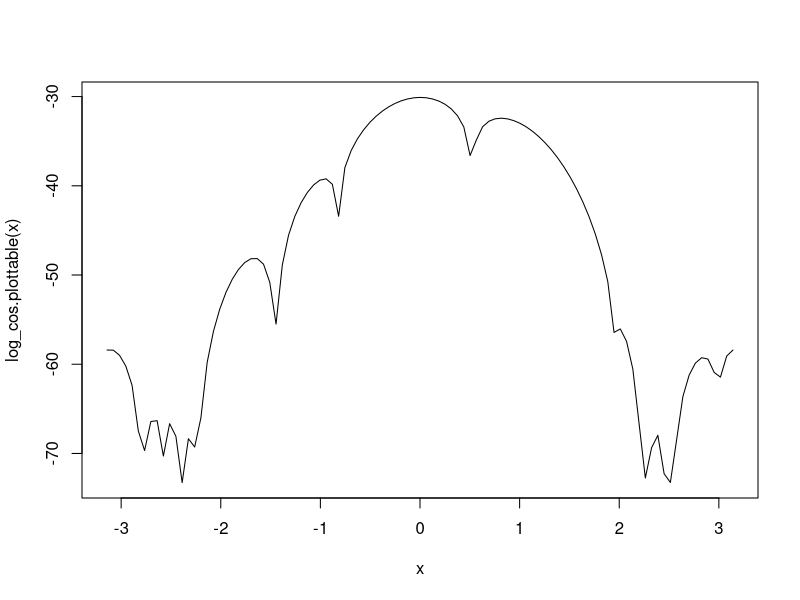
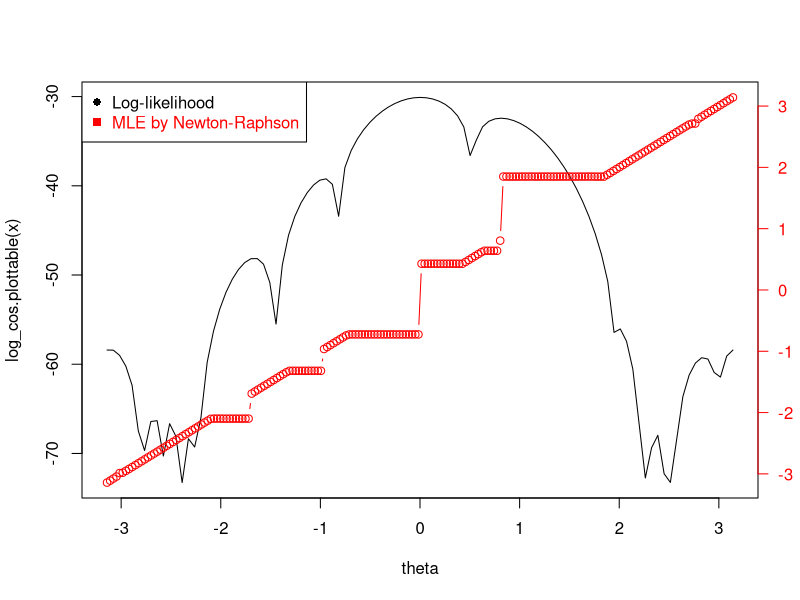
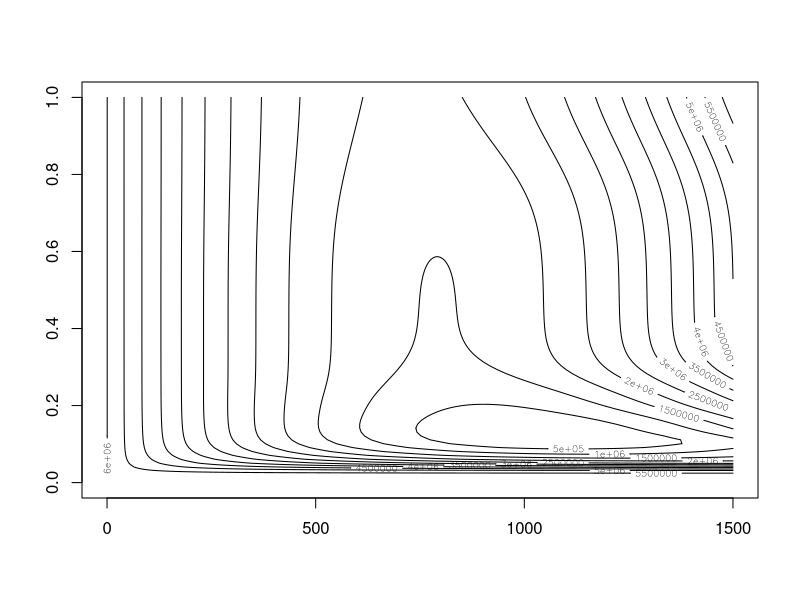

Source code (R) for these figures, in order:
## ---- chunk 1
knitr::opts_chunk$set(echo = TRUE)
## ---- chunk 2
x <- c(3.91, 4.85, 2.28, 4.06, 3.70, 4.04, 5.46, 3.53, 2.28, 1.96,
       2.53, 3.88, 2.22, 3.47, 4.82, 2.46, 2.99, 2.54, 0.52)
log_cos <- function(theta) {
  sum( log(1 - cos(x - theta)) ) - length(x)*log(2*pi)
}
log_cos.plottable <- function(x) {return(sapply(x, log_cos))}
curve(log_cos.plottable, from = -pi, to = pi)
## ---- chunk 3
log_cos_D1 <- function(theta) {
  sum( sin(theta-x)/(1-cos(x-theta)) )
}

log_cos_D2 <- function(theta) {
  sum( 1+cos(theta-x)/(1-cos(theta-x))^2 )
}

para <- c(-2.7, 2.7);  temp <- rep(0, length(para))
for (i in 1:length(para)) {
  iter <- 0;  epsilon <- 0.001; 
  temp[i] <- para[i] - 1
  while( (iter <= 1000)&(abs(para[i]-temp[i])/(abs(temp[i])) > epsilon) ) {
    temp[i] <- para[i]
    para[i] <- para[i] - log_cos_D1(para[i])/log_cos_D2(para[i])
    if(abs(para[i]) == Inf) {break}
    iter <- iter + 1
    #print(para[i])
  }
}
print(para)
## ---- chunk 4
para <- seq(-pi, pi, length.out = 200);  temp <- rep(0, length(para))
for (i in 1:length(para)) {
  iter <- 0;  epsilon <- 0.001; 
  temp[i] <- para[i] - 1
  while( (iter <= 1000)&(abs(para[i]-temp[i])/(abs(temp[i])) > epsilon) ) {
    temp[i] <- para[i]
    para[i] <- para[i] - log_cos_D1(para[i])/log_cos_D2(para[i])
    if(abs(para[i]) == Inf) {break}
    iter <- iter + 1
    #print(para[i])
  }
}
print(para)
#par(pty="s")
curve(log_cos.plottable, from = -pi, to = pi, xlab="theta")
## Allow a second plot on the same graph
par(new=TRUE)

## Plot the second plot and put axis scale on right
plot(seq(-pi, pi, length.out = 200), para, pch=1,  xlab="", ylab="", 
    axes=FALSE, type="b", col="red")

## a little farther out (line=4) to make room for labels
mtext("MLE",side=3,col="red",line=4) 
axis(4, ylim=c(-4,4), col="red",col.axis="red",las=1)


## Add Legend
legend("topleft",legend=c("Log-likelihood","MLE by Newton-Raphson"),
  text.col=c("black","red"),pch=c(16,15),col=c("black","red"))
#par(pty="m")
## ---- chunk 5
beet <- data.frame(
    days    = c(0,  8,  28,  41,  63,  69,   97, 117,  135,  154),
    beetles = c(2, 47, 192, 256, 768, 896, 1120, 896, 1184, 1024))

growth <- function(x) {
  k <- x[1]; r <- x[2]
  k*beet$beetles[1]/(beet$beetles[1] + (k-beet$beetles[1])*exp(-r*beet$days))
}

growth.contour <- function(k,r) {
  k*beet$beetles[1]/(beet$beetles[1] + (k-beet$beetles[1])*exp(-r*beet$days))
}
growth.error <- function(k, r) {
  sum( (beet$beetles - growth.contour(k, r))^2 )
}
## ---- chunk 6
k <- seq(0,1500,length.out = 1e4)
r <- seq(0,1,length.out = 100)
z <- outer(k, r, FUN = Vectorize(growth.error))
contour(k, r, z)
## ---- chunk 7

## ---- chunk 8


## ---- chunk 9
growth.error.optim <- function(x) {
  sum( (beet$beetles - growth(x))^2 )
}
optim(c(1, 1), growth.error.optim, lower=c(0,0), upper=c(Inf, 1), method = "L-BFGS-B")
